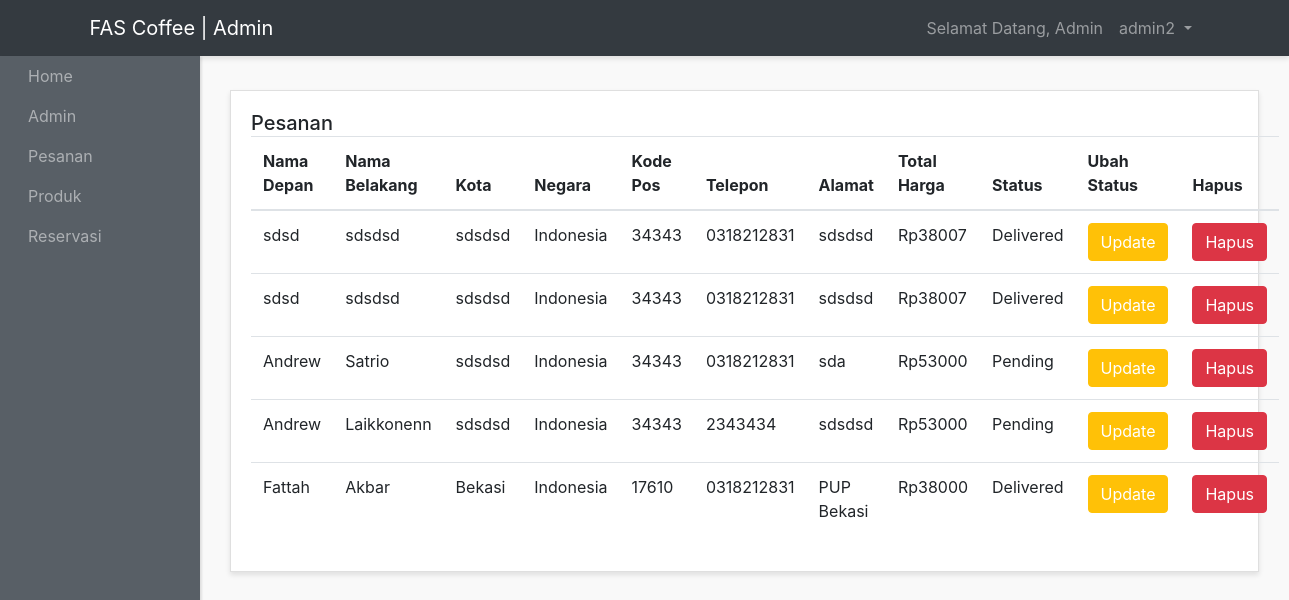
Page /admin-panel/orders-admins/show-orders.php (signed in) on the committed database.
### tables this page shows
CREATE TABLE `orders` (
  `id` int(10) NOT NULL,
  `first_name` varchar(200) NOT NULL,
  `last_name` varchar(200) NOT NULL,
  `state` varchar(200) NOT NULL,
  `street_address` varchar(200) NOT NULL,
  `town` varchar(200) NOT NULL,
  `zip_code` int(20) NOT NULL,
  `phone` varchar(20) NOT NULL,
  `user_id` int(10) NOT NULL,
  `status` varchar(200) NOT NULL,
  `total_price` int(10) NOT NULL,
  `created_at` timestamp NOT NULL DEFAULT current_timestamp()
);

### admin-panel/orders-admins/show-orders.php (the view, shortened to what this page needs)
<?php require "../layouts/header.php"; ?>
<?php require "../../config/config.php"; ?>
<?php
  $orders = $conn->query("SELECT * FROM orders");
  $orders->execute();
  $allOrders = $orders->fetchAll(PDO::FETCH_OBJ);
?>
          <div class="row">
        <div class="col">
          <div class="card">
            <div class="card-body">
              <h5 class="card-title mb-4 d-inline">Pesanan</h5>
              <table class="table">
                <thead>
                  <tr>
                    <th scope="col">Nama Depan</th>
                    <th scope="col">Nama Belakang</th>
                    <th scope="col">Kota</th>
                    <th scope="col">Negara</th>
                    <th scope="col">Kode Pos</th>
                    <th scope="col">Telepon</th>
                    <th scope="col">Alamat</th>
                    <th scope="col">Total Harga</th>
                    <th scope="col">Status</th>
                    <th scope="col">Ubah Status</th>
                    <th scope="col">Hapus</th>
                  </tr>
                </thead>
                <tbody>
                  <?php foreach($allOrders as $orders) : ?>
                  <tr>
                    <td><?php echo $orders->first_name; ?></td>
                    <td><?php echo $orders->last_name; ?></td>
                    <td><?php echo $orders->town; ?></td>
                    <td><?php echo $orders->state; ?></td>
                    <td>
                    <?php echo $orders->zip_code; ?>
                    </td>
                    <td><?php echo $orders->phone; ?></td>
                  <td>
                    <?php echo $orders->street_address; ?>
                 </td>
                    <td>Rp<?php echo $orders->total_price; ?></td>
                    <td><?php echo $orders->status; ?></td>
                    <td><a href="change-status.php?id=<?php echo $orders->id; ?>" class="btn btn-warning text-white text-center ">Update</a></td>
                    <td><a href="delete-orders.php?id=<?php echo $orders->id; ?>" class="btn btn-danger  text-center ">Hapus</a></td>
                  </tr>
                  <?php endforeach; ?>
                </tbody>
              </table>
            </div>
          </div>
        </div>
        <?php require "../layouts/footer.php"; ?>

### admin-panel/styles/style.css (style rules this page uses)
body { background:#f9f9f9; }
.card { margin-bottom: 15px; border-radius:0; box-shadow: 0 3px 5px rgba(0,0,0,.1); }

### rows in the picture
orders: first_name "sdsd", last_name "sdsdsd", town "sdsdsd", state "Indonesia", zip_code "34343", phone "0318212831", street_address "sdsdsd", total_price "38007", status "Delivered"
orders: first_name "sdsd", last_name "sdsdsd", town "sdsdsd", state "Indonesia", zip_code "34343", phone "0318212831", street_address "sdsdsd", total_price "38007", status "Delivered"
orders: first_name "Andrew", last_name "Satrio", town "sdsdsd", state "Indonesia", zip_code "34343", phone "0318212831", street_address "sda", total_price "53000", status "Pending"
orders: first_name "Andrew", last_name "Laikkonenn", town "sdsdsd", state "Indonesia", zip_code "34343", phone "2343434", street_address "sdsdsd", total_price "53000", status "Pending"
orders: first_name "Fattah", last_name "Akbar", town "Bekasi", state "Indonesia", zip_code "17610", phone "0318212831", street_address "PUP Bekasi", total_price "38000", status "Delivered"

### other values in the picture
$_SESSION['admin_name'] "admin2"
